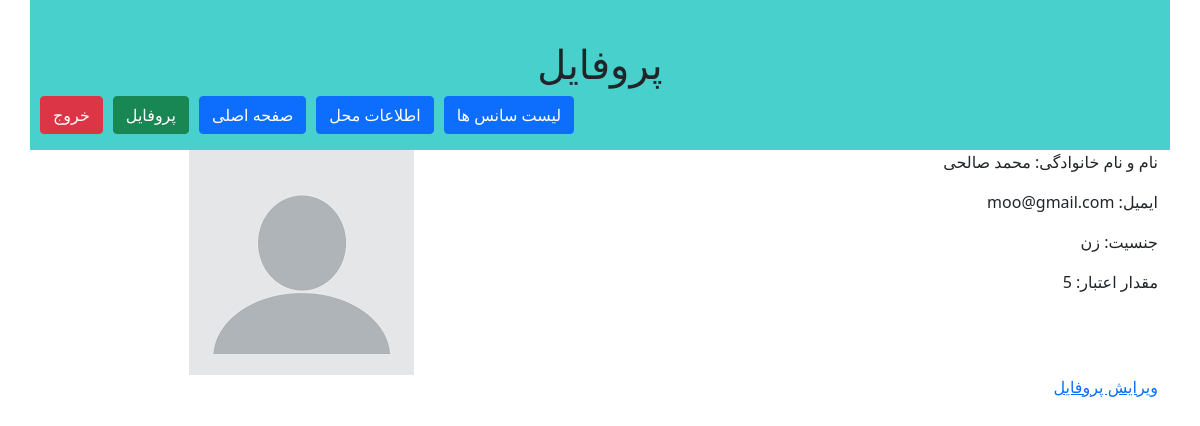
/accounts/profile/ (signed in), run on the app's committed database.
### accounts/models.py (models this page shows, shortened)
class profileModel(models.Model):
    class Meta:
        verbose_name = 'کنسرت'
        verbose_name_plural = 'پروفایل ها'
    user = models.OneToOneField(User,on_delete=models.CASCADE,verbose_name='کاربری',related_name='profile')
    profile_img = models.ImageField(upload_to = 'profileImages/',null=True,verbose_name='عکس پروفایل',default='defaultImagesProfile/download.png')
    status_choices = [
        ('Man','مرد'),
        ('Woman','زن'),
    ]
    gender = models.CharField(choices=status_choices,max_length=10)
    credit = models.IntegerField(verbose_name='اعتبار',default=0)

### accounts/views.py (the view)
# urls.py: path('profile/',views.profileView,name='profile'),
@login_required
def profileView(request):
    profile = request.user.profile
    context = {
        'profile':profile
    }
    return render(request,'accounts/profile.html',context)

### accounts/templates/accounts/profile.html (shortened to what this page needs)
{% extends 'base/layout.html' %}
{% load static %}
{% block titlepage %}
پروفایل
{% endblock %}
{% block mainContent %}
    <div class="row">
        <div class="col-md-8">
            <p>نام و نام خانوادگی: {{profile.user.get_full_name}}</p>
            <p>ایمیل: {{profile.user.email}}</p>
            <p>جنسیت: {{profile.get_gender_display}}</p>
            <p>مقدار اعتبار: {{profile.credit}} </p>
        </div>
        <div class="col-md-4">
            <img src="{{profile.profile_img.url}}">
        </div>
    </div>
    <div>
        <a href="{% url 'accounts:edit_profile' %}">ویرایش پروفایل</a>
    </div>
{% endblock %}

### data on the page
profileModel: user.get_full_name "محمد صالحی", user.email "moo@gmail.com", gender "زن", credit "5", profile_img (picture)
